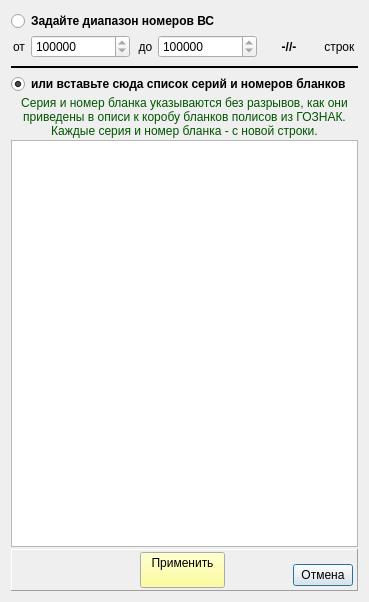
<?xml version="1.0" encoding="UTF-8"?>
<ui version="4.0">
 <class>act_blanknums_wnd</class>
 <widget class="QDialog" name="act_blanknums_wnd">
  <property name="geometry">
   <rect>
    <x>0</x>
    <y>0</y>
    <width>369</width>
    <height>602</height>
   </rect>
  </property>
  <property name="windowTitle">
   <string>Список номеров бланков</string>
  </property>
  <layout class="QVBoxLayout" name="verticalLayout" stretch="0,0,0,0,0,1,0">
   <property name="spacing">
    <number>2</number>
   </property>
   <item>
    <widget class="QRadioButton" name="rb_nums">
     <property name="font">
      <font>
       <pointsize>9</pointsize>
       <weight>75</weight>
       <bold>true</bold>
      </font>
     </property>
     <property name="text">
      <string>Задайте диапазон номеров ВС</string>
     </property>
     <property name="checked">
      <bool>false</bool>
     </property>
    </widget>
   </item>
   <item>
    <layout class="QHBoxLayout" name="horizontalLayout_2" stretch="0,1,0,1,0,0">
     <property name="leftMargin">
      <number>2</number>
     </property>
     <property name="topMargin">
      <number>2</number>
     </property>
     <property name="rightMargin">
      <number>2</number>
     </property>
     <property name="bottomMargin">
      <number>2</number>
     </property>
     <item>
      <widget class="QLabel" name="label_2">
       <property name="layoutDirection">
        <enum>Qt::RightToLeft</enum>
       </property>
       <property name="text">
        <string>от </string>
       </property>
      </widget>
     </item>
     <item>
      <widget class="QSpinBox" name="spin_min">
       <property name="maximumSize">
        <size>
         <width>100</width>
         <height>16777215</height>
        </size>
       </property>
       <property name="minimum">
        <number>1111111</number>
       </property>
       <property name="maximum">
        <number>999999999</number>
       </property>
      </widget>
     </item>
     <item>
      <widget class="QLabel" name="label">
       <property name="layoutDirection">
        <enum>Qt::RightToLeft</enum>
       </property>
       <property name="text">
        <string>  до </string>
       </property>
      </widget>
     </item>
     <item>
      <widget class="QSpinBox" name="spin_max">
       <property name="maximumSize">
        <size>
         <width>100</width>
         <height>16777215</height>
        </size>
       </property>
       <property name="minimum">
        <number>1111111</number>
       </property>
       <property name="maximum">
        <number>999999999</number>
       </property>
      </widget>
     </item>
     <item>
      <widget class="QLabel" name="lab_dif">
       <property name="minimumSize">
        <size>
         <width>60</width>
         <height>0</height>
        </size>
       </property>
       <property name="maximumSize">
        <size>
         <width>70</width>
         <height>16777215</height>
        </size>
       </property>
       <property name="font">
        <font>
         <weight>75</weight>
         <bold>true</bold>
        </font>
       </property>
       <property name="text">
        <string>-//-</string>
       </property>
       <property name="alignment">
        <set>Qt::AlignCenter</set>
       </property>
      </widget>
     </item>
     <item>
      <widget class="QLabel" name="label_4">
       <property name="text">
        <string> строк</string>
       </property>
      </widget>
     </item>
    </layout>
   </item>
   <item>
    <widget class="Line" name="line">
     <property name="minimumSize">
      <size>
       <width>0</width>
       <height>10</height>
      </size>
     </property>
     <property name="frameShadow">
      <enum>QFrame::Plain</enum>
     </property>
     <property name="lineWidth">
      <number>2</number>
     </property>
     <property name="orientation">
      <enum>Qt::Horizontal</enum>
     </property>
    </widget>
   </item>
   <item>
    <widget class="QRadioButton" name="rb_list">
     <property name="font">
      <font>
       <pointsize>9</pointsize>
       <weight>75</weight>
       <bold>true</bold>
      </font>
     </property>
     <property name="text">
      <string>или вставьте сюда список серий и номеров бланков</string>
     </property>
     <property name="checked">
      <bool>true</bool>
     </property>
    </widget>
   </item>
   <item>
    <widget class="QLabel" name="label_8">
     <property name="palette">
      <palette>
       <active>
        <colorrole role="WindowText">
         <brush brushstyle="SolidPattern">
          <color alpha="255">
           <red>0</red>
           <green>85</green>
           <blue>0</blue>
          </color>
         </brush>
        </colorrole>
       </active>
       <inactive>
        <colorrole role="WindowText">
         <brush brushstyle="SolidPattern">
          <color alpha="255">
           <red>0</red>
           <green>85</green>
           <blue>0</blue>
          </color>
         </brush>
        </colorrole>
       </inactive>
       <disabled>
        <colorrole role="WindowText">
         <brush brushstyle="SolidPattern">
          <color alpha="255">
           <red>106</red>
           <green>104</green>
           <blue>100</blue>
          </color>
         </brush>
        </colorrole>
       </disabled>
      </palette>
     </property>
     <property name="font">
      <font>
       <pointsize>9</pointsize>
       <weight>50</weight>
       <bold>false</bold>
      </font>
     </property>
     <property name="text">
      <string>Серия и номер бланка указываются без разрывов, как они 
приведены в описи к коробу бланков полисов из ГОЗНАК.
Каждые серия и номер бланка - с новой строки.</string>
     </property>
     <property name="alignment">
      <set>Qt::AlignCenter</set>
     </property>
    </widget>
   </item>
   <item>
    <widget class="QTextEdit" name="te_blanknums"/>
   </item>
   <item>
    <widget class="QFrame" name="frame">
     <property name="frameShape">
      <enum>QFrame::Panel</enum>
     </property>
     <property name="frameShadow">
      <enum>QFrame::Raised</enum>
     </property>
     <layout class="QHBoxLayout" name="horizontalLayout" stretch="0,0,0,0,0">
      <property name="spacing">
       <number>2</number>
      </property>
      <property name="leftMargin">
       <number>2</number>
      </property>
      <property name="topMargin">
       <number>2</number>
      </property>
      <property name="rightMargin">
       <number>2</number>
      </property>
      <property name="bottomMargin">
       <number>2</number>
      </property>
      <item>
       <widget class="QFrame" name="frame_2">
        <property name="minimumSize">
         <size>
          <width>60</width>
          <height>0</height>
         </size>
        </property>
        <property name="frameShape">
         <enum>QFrame::NoFrame</enum>
        </property>
        <property name="frameShadow">
         <enum>QFrame::Raised</enum>
        </property>
       </widget>
      </item>
      <item>
       <spacer name="horizontalSpacer">
        <property name="orientation">
         <enum>Qt::Horizontal</enum>
        </property>
        <property name="sizeHint" stdset="0">
         <size>
          <width>40</width>
          <height>20</height>
         </size>
        </property>
       </spacer>
      </item>
      <item>
       <widget class="QPushButton" name="bn_ok">
        <property name="minimumSize">
         <size>
          <width>85</width>
          <height>0</height>
         </size>
        </property>
        <property name="palette">
         <palette>
          <active>
           <colorrole role="Button">
            <brush brushstyle="SolidPattern">
             <color alpha="255">
              <red>255</red>
              <green>255</green>
              <blue>127</blue>
             </color>
            </brush>
           </colorrole>
          </active>
          <inactive>
           <colorrole role="Button">
            <brush brushstyle="SolidPattern">
             <color alpha="255">
              <red>255</red>
              <green>255</green>
              <blue>127</blue>
             </color>
            </brush>
           </colorrole>
          </inactive>
          <disabled>
           <colorrole role="Button">
            <brush brushstyle="SolidPattern">
             <color alpha="255">
              <red>255</red>
              <green>255</green>
              <blue>127</blue>
             </color>
            </brush>
           </colorrole>
          </disabled>
         </palette>
        </property>
        <property name="font">
         <font>
          <weight>50</weight>
          <bold>false</bold>
         </font>
        </property>
        <property name="text">
         <string>Применить
</string>
        </property>
        <property name="autoDefault">
         <bool>false</bool>
        </property>
       </widget>
      </item>
      <item>
       <spacer name="horizontalSpacer_2">
        <property name="orientation">
         <enum>Qt::Horizontal</enum>
        </property>
        <property name="sizeHint" stdset="0">
         <size>
          <width>40</width>
          <height>20</height>
         </size>
        </property>
       </spacer>
      </item>
      <item>
       <layout class="QVBoxLayout" name="verticalLayout_2">
        <property name="spacing">
         <number>2</number>
        </property>
        <property name="leftMargin">
         <number>2</number>
        </property>
        <property name="topMargin">
         <number>2</number>
        </property>
        <property name="rightMargin">
         <number>2</number>
        </property>
        <property name="bottomMargin">
         <number>2</number>
        </property>
        <item>
         <spacer name="verticalSpacer">
          <property name="orientation">
           <enum>Qt::Vertical</enum>
          </property>
          <property name="sizeHint" stdset="0">
           <size>
            <width>2</width>
            <height>2</height>
           </size>
          </property>
         </spacer>
        </item>
        <item>
         <widget class="QPushButton" name="bn_cansel">
          <property name="minimumSize">
           <size>
            <width>60</width>
            <height>0</height>
           </size>
          </property>
          <property name="maximumSize">
           <size>
            <width>60</width>
            <height>16777215</height>
           </size>
          </property>
          <property name="text">
           <string>Отмена</string>
          </property>
          <property name="default">
           <bool>true</bool>
          </property>
         </widget>
        </item>
       </layout>
      </item>
     </layout>
    </widget>
   </item>
  </layout>
 </widget>
 <resources/>
 <connections/>
</ui>
